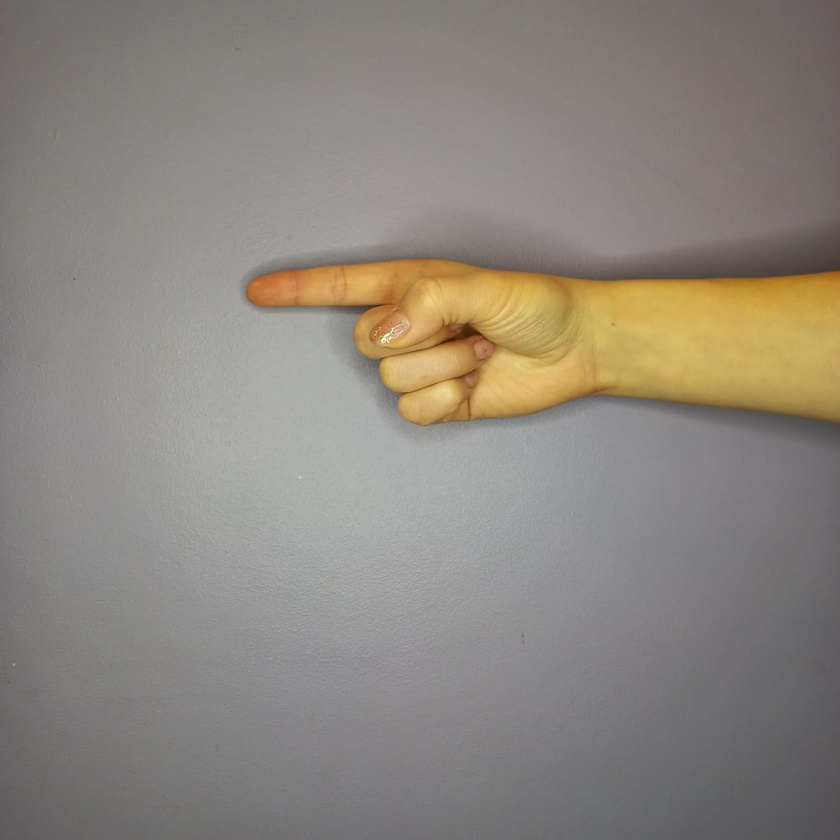
#> input picture rokas_train/1_108.jpg, 840 x 840 px, shrunk from 1599 x 1599 before the run, given in place of the camera
$ python test_video.py
#> lines starting #> are read from the running program, lines starting #| are printed output that depends on the picture; after the words box and inside, x2 and y2 are one past the last pixel; in counts of white or black regions, pixels touching at a corner belong together
import cv2
import numpy as np

def get_frame_difference(prev_frame, current_frame):
    """ Calculate the absolute difference between two frames """
    diff = cv2.absdiff(prev_frame, current_frame)
    _, thresh = cv2.threshold(diff, 25, 255, cv2.THRESH_BINARY)
    return thresh

def preprocess_frame(frame):
    """ Convert frame to grayscale and apply Gaussian Blur """
    gray = cv2.cvtColor(frame, cv2.COLOR_BGR2GRAY)
    gray = cv2.GaussianBlur(gray, (21, 21), 0)
    return gray

from PIL import Image
import io


def main():
    cap = cv2.VideoCapture(0)
    ret, prev_frame = cap.read()
#> prev_frame is the input picture: shape (840, 840, 3); mean B, G, R 126.4, 134.4, 140.3
    prev_frame = preprocess_frame(prev_frame)
#> in preprocess_frame, `gray = cv2.cvtColor(frame, cv2.COLOR_BGR2GRAY)`:
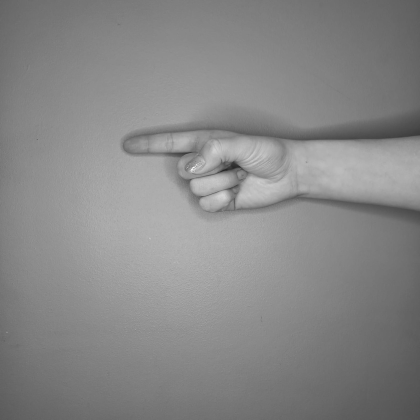
#> gray: shape (840, 840) (shown at 1/2 size); min 31, max 251, mean 135.2

    while True:
        ret, current_frame = cap.read()
        if not ret:
            break

        current_frame_rgb = cv2.cvtColor(current_frame, cv2.COLOR_BGR2RGB)
        current_frame_processed = preprocess_frame(current_frame_rgb)
#> in preprocess_frame (call 2), `gray = cv2.cvtColor(frame, cv2.COLOR_BGR2GRAY)`:
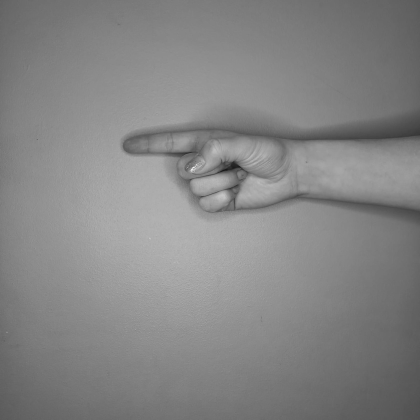
#> gray: shape (840, 840) (shown at 1/2 size); min 19, max 246, mean 132.7
        # current_frame_processed = remove_bg(current_frame_processed)

        motion_mask = get_frame_difference(prev_frame, current_frame_processed)
#> in get_frame_difference, `diff = cv2.absdiff(prev_frame, current_frame)`:
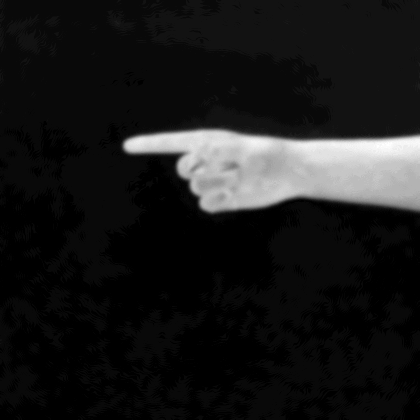
#> diff: shape (840, 840) (shown at 1/2 size); min 0, max 27, mean 2.7; drawn with min black and max white
#> in get_frame_difference, `_, thresh = cv2.threshold(diff, 25, 255, cv2.THRESH_BINARY)`:
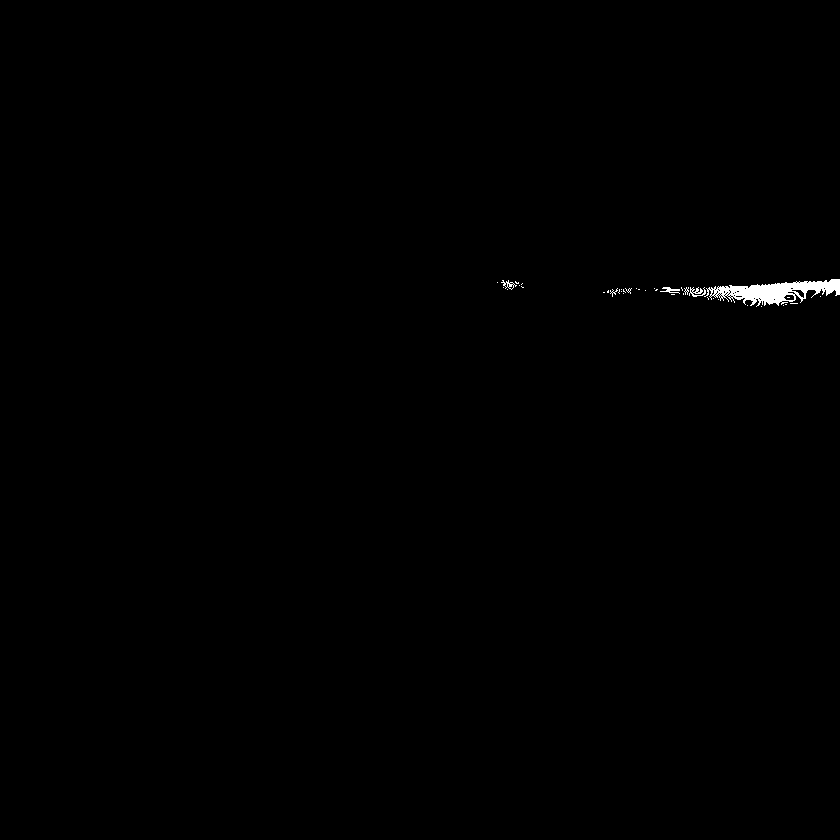
#> thresh: shape (840, 840); 0.3% white; 39 white regions (34 under 20 px), largest, box (x1, y1, x2, y2) and area: (704, 279, 840, 307) 1806, (689, 287, 706, 297) 86, (660, 287, 680, 294) 64, (501, 280, 517, 290) 55, (610, 288, 618, 297) 22

        # Update previous frame
        prev_frame = current_frame_processed

        cv2.imshow('Motion Mask', motion_mask)
        cv2.imshow('Current Frame', current_frame)

        if cv2.waitKey(1) & 0xFF == ord('q'):
#> (key q is pressed here)
            break

    cap.release()
    cv2.destroyAllWindows()

if __name__ == '__main__':
    main()

$ run again, on rokas_train/1_110.jpg
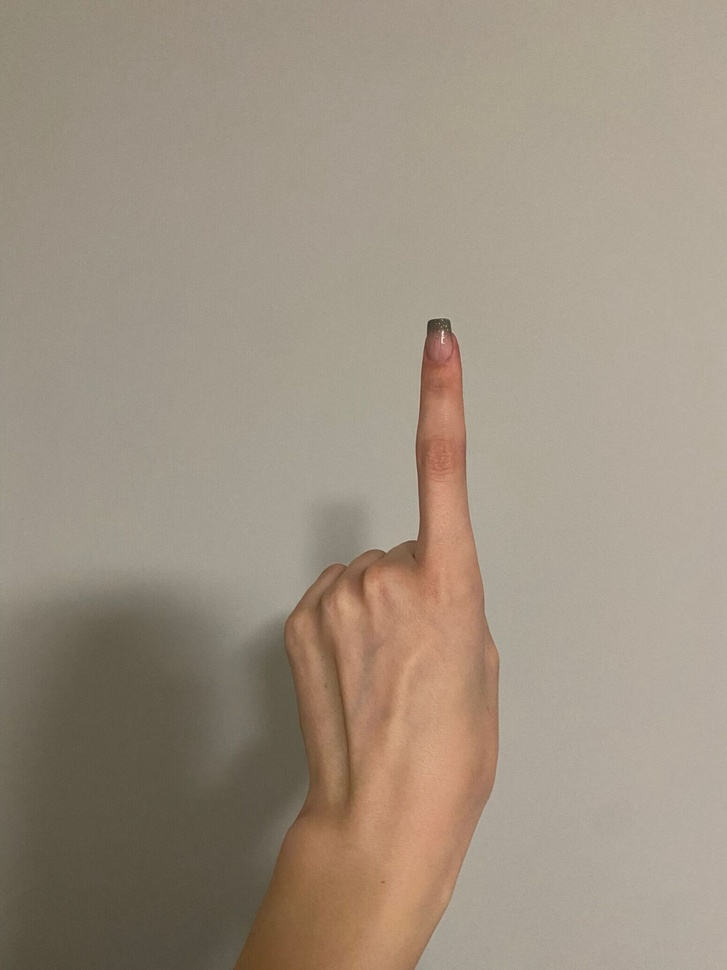
#> input picture rokas_train/1_110.jpg, 727 x 970 px, shrunk from 1551 x 2068 before the run, given in place of the camera
#> in main, prev_frame is the input picture: shape (970, 727, 3); mean B, G, R 129.1, 144.7, 157.5
#> in preprocess_frame, `gray = cv2.cvtColor(frame, cv2.COLOR_BGR2GRAY)`:
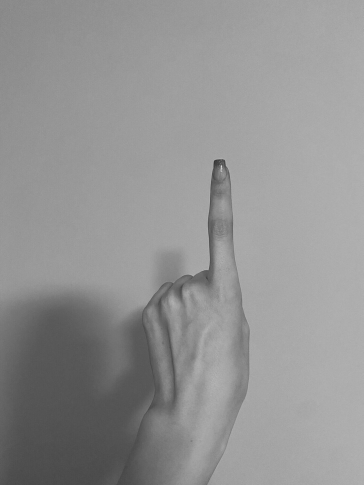
#> gray: shape (970, 727) (shown at 1/2 size); min 48, max 238, mean 146.7
#> in get_frame_difference, `diff = cv2.absdiff(prev_frame, current_frame)`:
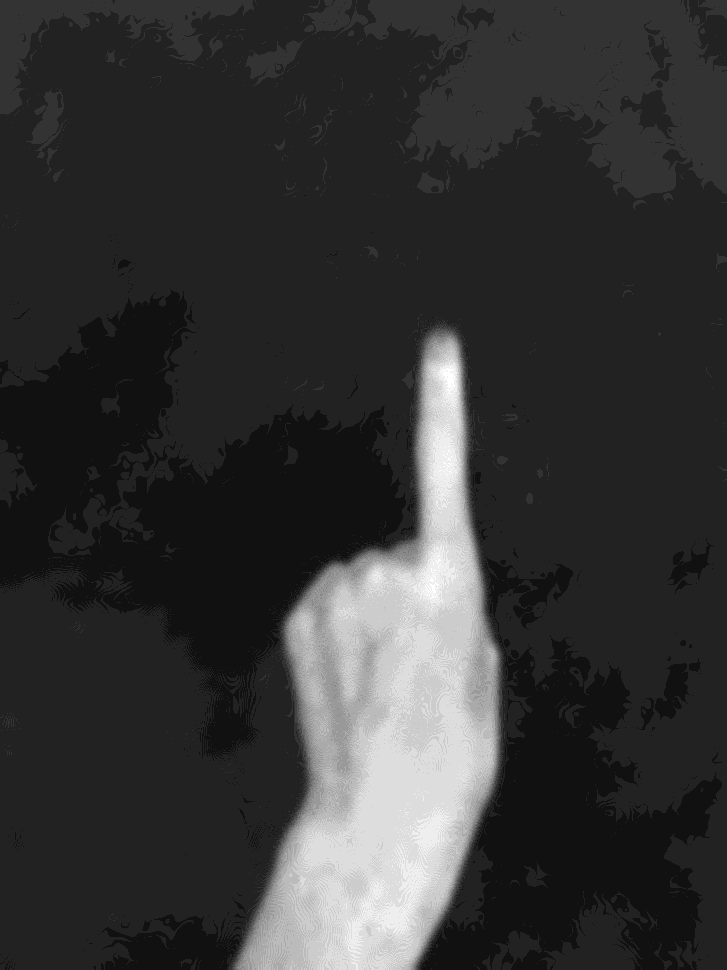
#> diff: shape (970, 727); min 2, max 17, mean 5.11; drawn with min black and max white
#> thresh: shape (970, 727); every value is 0

$ run again, on rokas_train/1_114.jpg
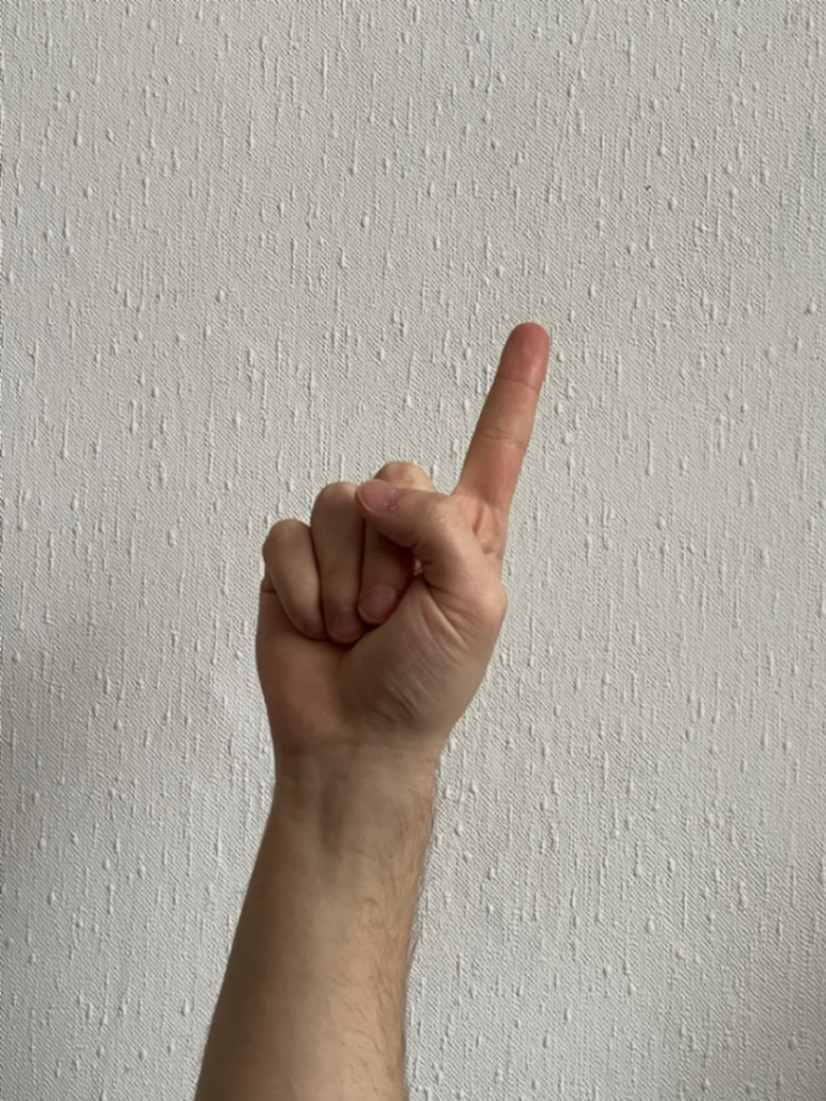
#> input picture rokas_train/1_114.jpg, 826 x 1101 px, given in place of the camera
#> in main, prev_frame is the input picture: shape (1101, 826, 3); mean B, G, R 155.2, 165.3, 172.3
#> in preprocess_frame, `gray = cv2.cvtColor(frame, cv2.COLOR_BGR2GRAY)`:
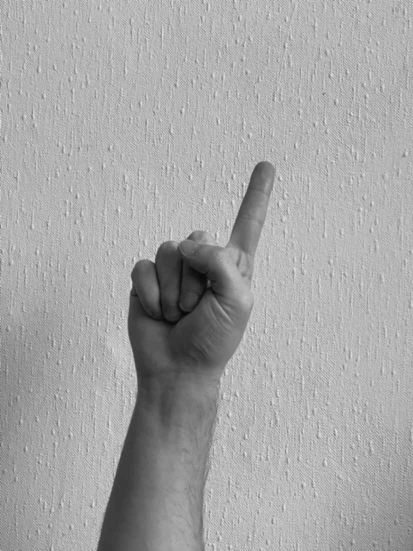
#> gray: shape (1101, 826) (shown at 1/2 size); min 7, max 247, mean 166.1
#> in get_frame_difference, `diff = cv2.absdiff(prev_frame, current_frame)`:
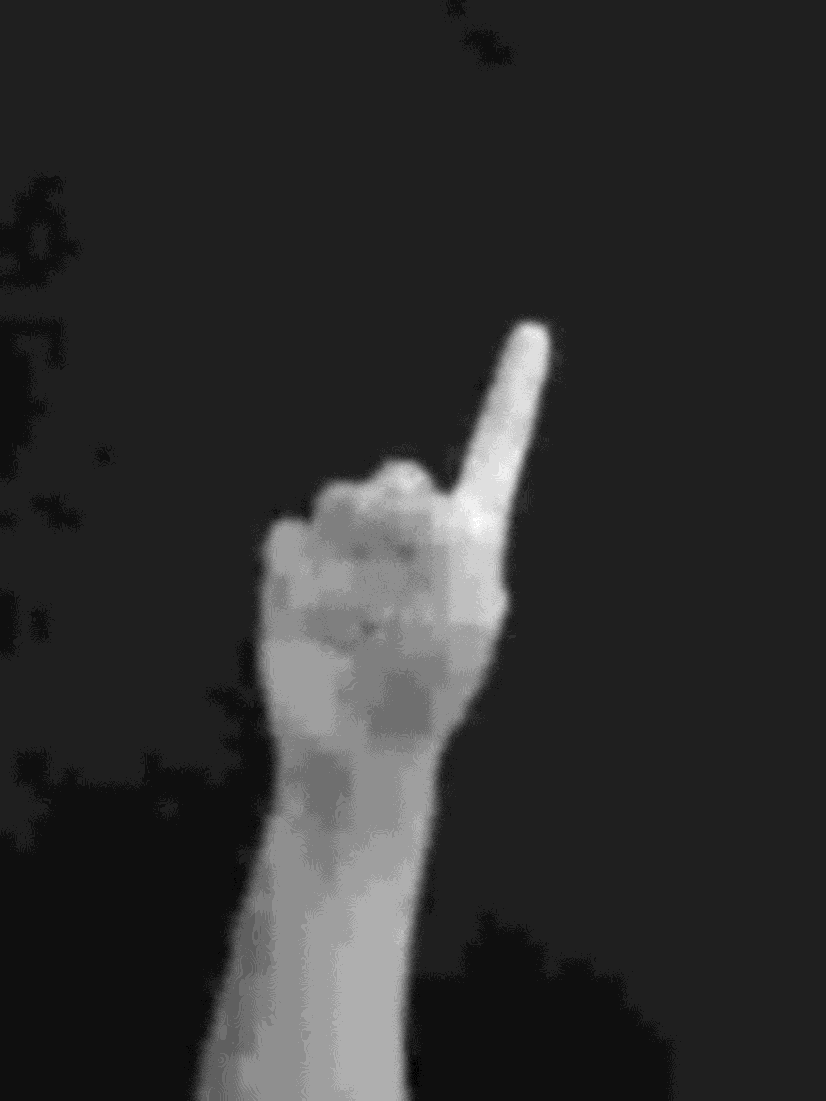
#> diff: shape (1101, 826); min 0, max 16, mean 2.96; drawn with min black and max white
#> thresh: shape (1101, 826); every value is 0
